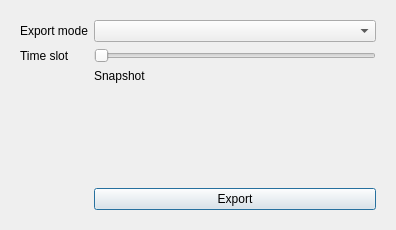
<?xml version="1.0" encoding="UTF-8"?>
<ui version="4.0">
 <class>MatpowerExportDialog</class>
 <widget class="QDialog" name="MatpowerExportDialog">
  <property name="geometry">
   <rect>
    <x>0</x>
    <y>0</y>
    <width>396</width>
    <height>230</height>
   </rect>
  </property>
  <property name="windowTitle">
   <string>MATPOWER Export</string>
  </property>
  <layout class="QVBoxLayout" name="verticalLayout_2">
   <item>
    <widget class="QFrame" name="frame_77">
     <property name="minimumSize">
      <size>
       <width>300</width>
       <height>0</height>
      </size>
     </property>
     <property name="frameShape">
      <enum>QFrame::Shape::NoFrame</enum>
     </property>
     <property name="frameShadow">
      <enum>QFrame::Shadow::Raised</enum>
     </property>
     <layout class="QFormLayout" name="formLayout">
      <item row="0" column="0">
       <widget class="QLabel" name="label_export_mode">
        <property name="text">
         <string>Export mode</string>
        </property>
       </widget>
      </item>
      <item row="0" column="1">
       <widget class="QComboBox" name="matpower_export_mode_comboBox"/>
      </item>
      <item row="1" column="0">
       <widget class="QLabel" name="label_time_slot">
        <property name="text">
         <string>Time slot</string>
        </property>
       </widget>
      </item>
      <item row="1" column="1">
       <widget class="QSlider" name="time_slot_slider">
        <property name="minimum">
         <number>-1</number>
        </property>
        <property name="maximum">
         <number>-1</number>
        </property>
        <property name="orientation">
         <enum>Qt::Orientation::Horizontal</enum>
        </property>
       </widget>
      </item>
      <item row="2" column="1">
       <widget class="QLabel" name="time_slot_label">
        <property name="text">
         <string>Snapshot</string>
        </property>
       </widget>
      </item>
      <item row="4" column="1">
       <widget class="QPushButton" name="exportButton">
        <property name="text">
         <string>Export</string>
        </property>
       </widget>
      </item>
      <item row="3" column="1">
       <spacer name="verticalSpacer">
        <property name="orientation">
         <enum>Qt::Orientation::Vertical</enum>
        </property>
        <property name="sizeHint" stdset="0">
         <size>
          <width>20</width>
          <height>40</height>
         </size>
        </property>
       </spacer>
      </item>
     </layout>
    </widget>
   </item>
  </layout>
 </widget>
 <resources>
  <include location="../Icons/icons.qrc"/>
  <include location="../Icons/icons.qrc"/>
  <include location="../../../../../../../.designer/Icons/icons.qrc"/>
 </resources>
 <connections/>
</ui>
